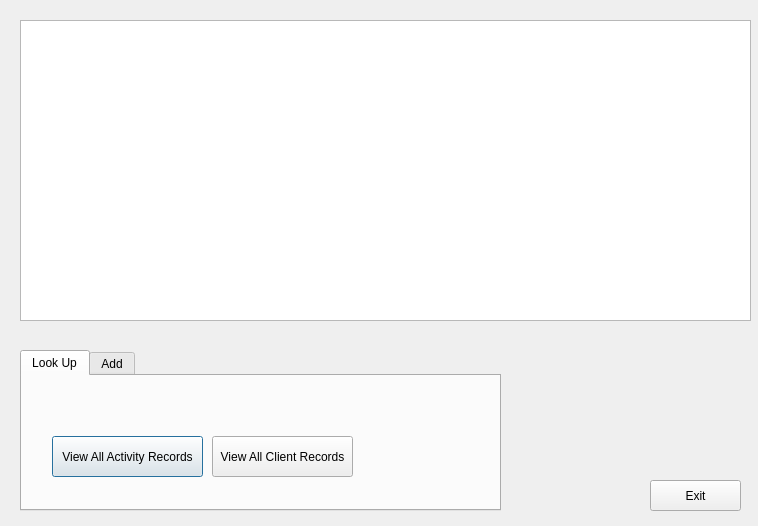
<?xml version="1.0" encoding="UTF-8"?>
<ui version="4.0">
 <class>CRM_form</class>
 <widget class="QDialog" name="CRM_form">
  <property name="geometry">
   <rect>
    <x>0</x>
    <y>0</y>
    <width>758</width>
    <height>526</height>
   </rect>
  </property>
  <property name="windowTitle">
   <string>CRM Activity Log Interface</string>
  </property>
  <widget class="QTableWidget" name="tableWidget">
   <property name="geometry">
    <rect>
     <x>20</x>
     <y>20</y>
     <width>731</width>
     <height>301</height>
    </rect>
   </property>
  </widget>
  <widget class="QTabWidget" name="tabWidget">
   <property name="geometry">
    <rect>
     <x>20</x>
     <y>350</y>
     <width>481</width>
     <height>161</height>
    </rect>
   </property>
   <property name="currentIndex">
    <number>0</number>
   </property>
   <widget class="QWidget" name="Look_Up">
    <attribute name="title">
     <string>Look Up</string>
    </attribute>
    <widget class="QPushButton" name="pushButton">
     <property name="geometry">
      <rect>
       <x>30</x>
       <y>60</y>
       <width>151</width>
       <height>41</height>
      </rect>
     </property>
     <property name="text">
      <string>View All Activity Records</string>
     </property>
    </widget>
    <widget class="QPushButton" name="pushButton_2">
     <property name="geometry">
      <rect>
       <x>190</x>
       <y>60</y>
       <width>141</width>
       <height>41</height>
      </rect>
     </property>
     <property name="text">
      <string>View All Client Records</string>
     </property>
    </widget>
   </widget>
   <widget class="QWidget" name="Add">
    <attribute name="title">
     <string>Add</string>
    </attribute>
   </widget>
  </widget>
  <widget class="QPushButton" name="pushButton_3">
   <property name="geometry">
    <rect>
     <x>650</x>
     <y>480</y>
     <width>91</width>
     <height>31</height>
    </rect>
   </property>
   <property name="text">
    <string>Exit</string>
   </property>
  </widget>
  <action name="actionTestaction">
   <property name="text">
    <string>Testaction</string>
   </property>
  </action>
 </widget>
 <resources/>
 <connections>
  <connection>
   <sender>pushButton</sender>
   <signal>clicked()</signal>
   <receiver>tableWidget</receiver>
   <slot>update()</slot>
   <hints>
    <hint type="sourcelabel">
     <x>179</x>
     <y>453</y>
    </hint>
    <hint type="destinationlabel">
     <x>193</x>
     <y>285</y>
    </hint>
   </hints>
  </connection>
  <connection>
   <sender>pushButton_2</sender>
   <signal>clicked()</signal>
   <receiver>tableWidget</receiver>
   <slot>selectAll()</slot>
   <hints>
    <hint type="sourcelabel">
     <x>245</x>
     <y>451</y>
    </hint>
    <hint type="destinationlabel">
     <x>253</x>
     <y>303</y>
    </hint>
   </hints>
  </connection>
  <connection>
   <sender>pushButton_3</sender>
   <signal>clicked()</signal>
   <receiver>CRM_form</receiver>
   <slot>close()</slot>
   <hints>
    <hint type="sourcelabel">
     <x>698</x>
     <y>491</y>
    </hint>
    <hint type="destinationlabel">
     <x>676</x>
     <y>433</y>
    </hint>
   </hints>
  </connection>
  <connection>
   <sender>pushButton</sender>
   <signal>clicked()</signal>
   <receiver>CRM_form</receiver>
   <slot>pyquerry1()</slot>
   <hints>
    <hint type="sourcelabel">
     <x>133</x>
     <y>451</y>
    </hint>
    <hint type="destinationlabel">
     <x>547</x>
     <y>365</y>
    </hint>
   </hints>
  </connection>
  <connection>
   <sender>pushButton_2</sender>
   <signal>clicked()</signal>
   <receiver>CRM_form</receiver>
   <slot>pyqeurry2()</slot>
   <hints>
    <hint type="sourcelabel">
     <x>328</x>
     <y>450</y>
    </hint>
    <hint type="destinationlabel">
     <x>550</x>
     <y>406</y>
    </hint>
   </hints>
  </connection>
 </connections>
 <slots>
  <slot>pyquerry1()</slot>
  <slot>pyqeurry2()</slot>
 </slots>
</ui>
